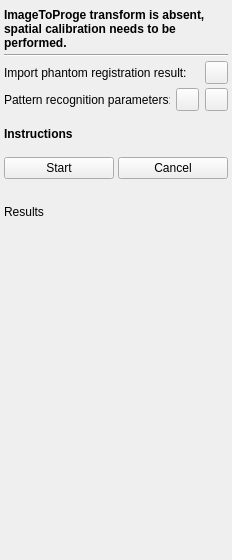
<?xml version="1.0" encoding="UTF-8"?>
<ui version="4.0">
 <class>SpatialCalibrationToolbox</class>
 <widget class="QWidget" name="SpatialCalibrationToolbox">
  <property name="geometry">
   <rect>
    <x>0</x>
    <y>0</y>
    <width>232</width>
    <height>560</height>
   </rect>
  </property>
  <property name="sizePolicy">
   <sizepolicy hsizetype="Fixed" vsizetype="Preferred">
    <horstretch>0</horstretch>
    <verstretch>0</verstretch>
   </sizepolicy>
  </property>
  <property name="minimumSize">
   <size>
    <width>232</width>
    <height>560</height>
   </size>
  </property>
  <property name="maximumSize">
   <size>
    <width>232</width>
    <height>16777215</height>
   </size>
  </property>
  <property name="windowTitle">
   <string>Spatial calibration</string>
  </property>
  <layout class="QVBoxLayout" name="verticalLayout">
   <property name="spacing">
    <number>4</number>
   </property>
   <property name="margin">
    <number>4</number>
   </property>
   <item>
    <widget class="QFrame" name="frame_SpatialCalibration">
     <property name="frameShape">
      <enum>QFrame::NoFrame</enum>
     </property>
     <property name="frameShadow">
      <enum>QFrame::Plain</enum>
     </property>
     <layout class="QGridLayout" name="gridLayout">
      <property name="margin">
       <number>0</number>
      </property>
      <property name="spacing">
       <number>4</number>
      </property>
     </layout>
    </widget>
   </item>
   <item>
    <widget class="QLabel" name="label_State">
     <property name="sizePolicy">
      <sizepolicy hsizetype="Preferred" vsizetype="Preferred">
       <horstretch>0</horstretch>
       <verstretch>0</verstretch>
      </sizepolicy>
     </property>
     <property name="font">
      <font>
       <weight>75</weight>
       <bold>true</bold>
      </font>
     </property>
     <property name="text">
      <string>ImageToProge transform is absent, spatial calibration needs to be performed.</string>
     </property>
     <property name="wordWrap">
      <bool>true</bool>
     </property>
    </widget>
   </item>
   <item>
    <widget class="Line" name="line">
     <property name="orientation">
      <enum>Qt::Horizontal</enum>
     </property>
    </widget>
   </item>
   <item>
    <layout class="QHBoxLayout" name="horizontalLayout_3">
     <property name="spacing">
      <number>2</number>
     </property>
     <item>
      <widget class="QLabel" name="label_PhantomRegistration">
       <property name="text">
        <string>Import phantom registration result:</string>
       </property>
      </widget>
     </item>
     <item>
      <widget class="QPushButton" name="pushButton_OpenPhantomRegistration">
       <property name="sizePolicy">
        <sizepolicy hsizetype="Fixed" vsizetype="Fixed">
         <horstretch>0</horstretch>
         <verstretch>0</verstretch>
        </sizepolicy>
       </property>
       <property name="minimumSize">
        <size>
         <width>23</width>
         <height>23</height>
        </size>
       </property>
       <property name="maximumSize">
        <size>
         <width>23</width>
         <height>23</height>
        </size>
       </property>
       <property name="focusPolicy">
        <enum>Qt::NoFocus</enum>
       </property>
       <property name="text">
        <string/>
       </property>
       <property name="icon">
        <iconset resource="../fCal.qrc">
         <normaloff>:/icons/Resources/icon_Import.png</normaloff>:/icons/Resources/icon_Import.png</iconset>
       </property>
       <property name="iconSize">
        <size>
         <width>16</width>
         <height>16</height>
        </size>
       </property>
      </widget>
     </item>
    </layout>
   </item>
   <item>
    <layout class="QHBoxLayout" name="horizontalLayout_6">
     <property name="spacing">
      <number>6</number>
     </property>
     <item>
      <widget class="QLabel" name="label_SegmentationParameters">
       <property name="text">
        <string>Pattern recognition parameters:</string>
       </property>
      </widget>
     </item>
     <item>
      <widget class="QPushButton" name="pushButton_OpenSegmentationParameters">
       <property name="sizePolicy">
        <sizepolicy hsizetype="Fixed" vsizetype="Fixed">
         <horstretch>0</horstretch>
         <verstretch>0</verstretch>
        </sizepolicy>
       </property>
       <property name="minimumSize">
        <size>
         <width>23</width>
         <height>23</height>
        </size>
       </property>
       <property name="maximumSize">
        <size>
         <width>23</width>
         <height>23</height>
        </size>
       </property>
       <property name="focusPolicy">
        <enum>Qt::NoFocus</enum>
       </property>
       <property name="toolTip">
        <string>Import segmentation parameters</string>
       </property>
       <property name="text">
        <string/>
       </property>
       <property name="icon">
        <iconset resource="../fCal.qrc">
         <normaloff>:/icons/Resources/icon_Import.png</normaloff>:/icons/Resources/icon_Import.png</iconset>
       </property>
       <property name="iconSize">
        <size>
         <width>16</width>
         <height>16</height>
        </size>
       </property>
      </widget>
     </item>
     <item>
      <widget class="QPushButton" name="pushButton_EditSegmentationParameters">
       <property name="minimumSize">
        <size>
         <width>23</width>
         <height>23</height>
        </size>
       </property>
       <property name="maximumSize">
        <size>
         <width>23</width>
         <height>23</height>
        </size>
       </property>
       <property name="focusPolicy">
        <enum>Qt::NoFocus</enum>
       </property>
       <property name="toolTip">
        <string>Show segmentation parameter editing dialog, in which segmentation parameters can be tested and changed</string>
       </property>
       <property name="text">
        <string/>
       </property>
       <property name="icon">
        <iconset resource="../fCal.qrc">
         <normaloff>:/icons/CommonWidgets/Resources/icon_Edit.png</normaloff>:/icons/CommonWidgets/Resources/icon_Edit.png</iconset>
       </property>
      </widget>
     </item>
    </layout>
   </item>
   <item>
    <spacer name="verticalSpacer">
     <property name="orientation">
      <enum>Qt::Vertical</enum>
     </property>
     <property name="sizeType">
      <enum>QSizePolicy::Fixed</enum>
     </property>
     <property name="sizeHint" stdset="0">
      <size>
       <width>158</width>
       <height>12</height>
      </size>
     </property>
    </spacer>
   </item>
   <item>
    <widget class="QLabel" name="label_InstructionsSpatial">
     <property name="font">
      <font>
       <weight>75</weight>
       <bold>true</bold>
      </font>
     </property>
     <property name="text">
      <string>Instructions</string>
     </property>
     <property name="wordWrap">
      <bool>true</bool>
     </property>
    </widget>
   </item>
   <item>
    <spacer name="verticalSpacer_7">
     <property name="orientation">
      <enum>Qt::Vertical</enum>
     </property>
     <property name="sizeType">
      <enum>QSizePolicy::Fixed</enum>
     </property>
     <property name="sizeHint" stdset="0">
      <size>
       <width>158</width>
       <height>12</height>
      </size>
     </property>
    </spacer>
   </item>
   <item>
    <layout class="QHBoxLayout" name="horizontalLayout_2">
     <property name="spacing">
      <number>4</number>
     </property>
     <item>
      <widget class="QPushButton" name="pushButton_StartSpatial">
       <property name="text">
        <string>Start</string>
       </property>
      </widget>
     </item>
     <item>
      <widget class="QPushButton" name="pushButton_CancelSpatial">
       <property name="text">
        <string>Cancel</string>
       </property>
      </widget>
     </item>
    </layout>
   </item>
   <item>
    <spacer name="verticalSpacer_4">
     <property name="orientation">
      <enum>Qt::Vertical</enum>
     </property>
     <property name="sizeType">
      <enum>QSizePolicy::Fixed</enum>
     </property>
     <property name="sizeHint" stdset="0">
      <size>
       <width>20</width>
       <height>4</height>
      </size>
     </property>
    </spacer>
   </item>
   <item>
    <widget class="QLabel" name="label_Warning">
     <property name="font">
      <font>
       <weight>75</weight>
       <bold>true</bold>
      </font>
     </property>
     <property name="text">
      <string/>
     </property>
     <property name="wordWrap">
      <bool>true</bool>
     </property>
    </widget>
   </item>
   <item>
    <widget class="QLabel" name="label_Results">
     <property name="text">
      <string>Results</string>
     </property>
    </widget>
   </item>
   <item>
    <spacer name="verticalSpacer_2">
     <property name="orientation">
      <enum>Qt::Vertical</enum>
     </property>
     <property name="sizeHint" stdset="0">
      <size>
       <width>158</width>
       <height>40</height>
      </size>
     </property>
    </spacer>
   </item>
  </layout>
 </widget>
 <layoutdefault spacing="4" margin="4"/>
 <resources>
  <include location="../fCal.qrc"/>
 </resources>
 <connections/>
</ui>
